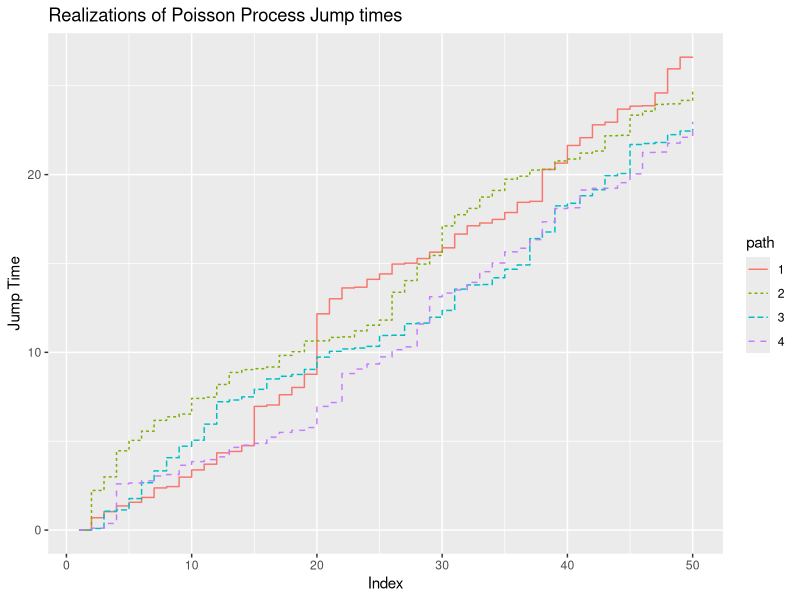
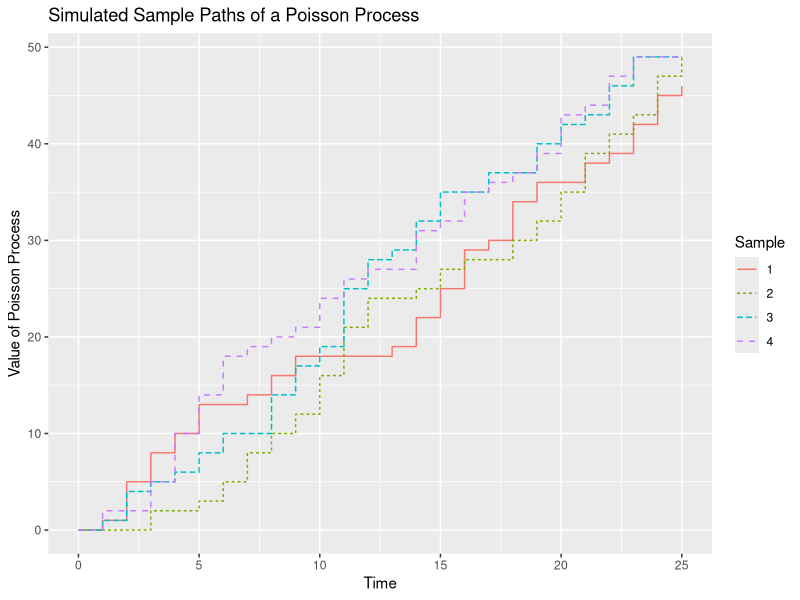
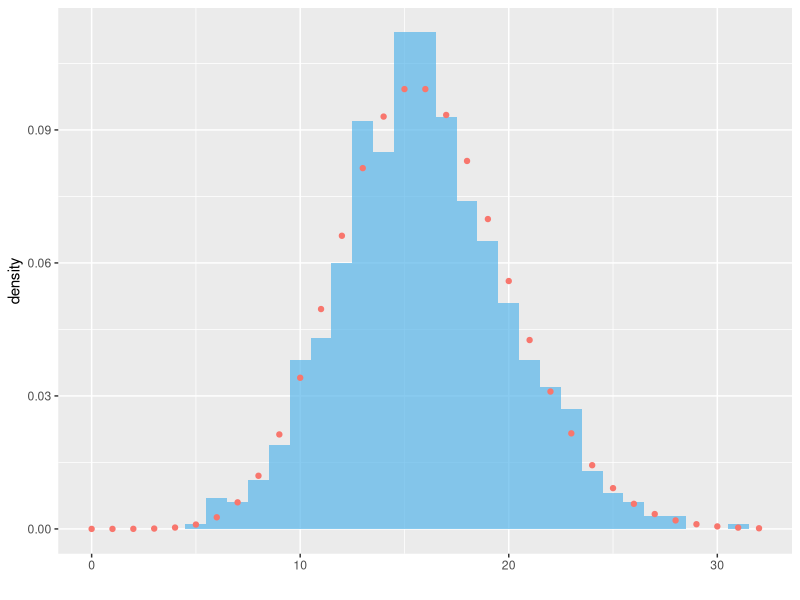
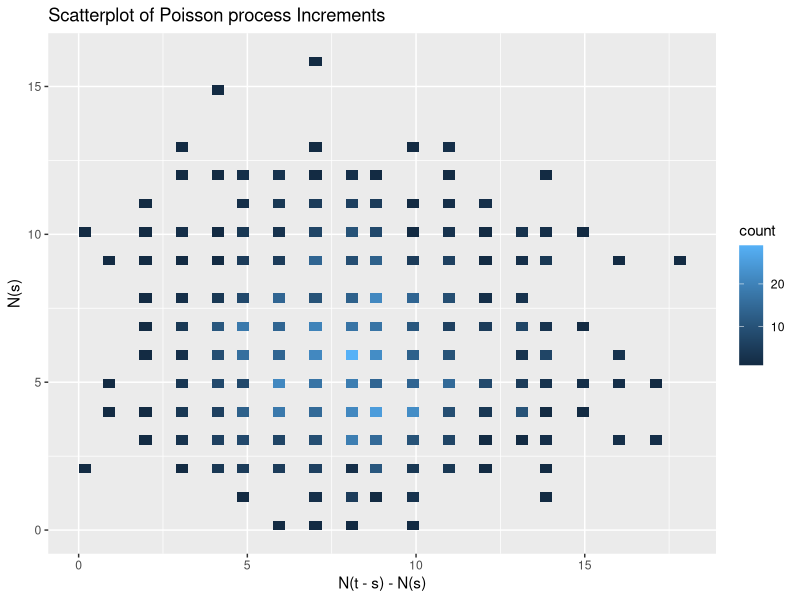
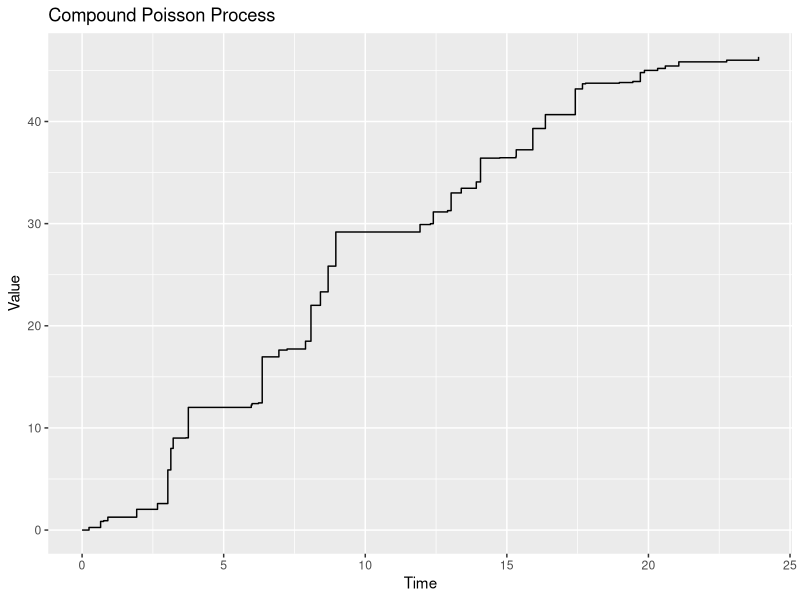

The R source for these figures, in order:
## ---- chunk 1
library("ggplot2")
library("tidyverse")
## ---- chunk 2
# set the seed for generating random variables (for reproducibility) 
set.seed(0310)

# set the rate of the Poisson process/Exponential distribution
lambda <- 2

# number of jumps 
n <- 50

# initialize the jump times 
# let's do in matrix - we will change to tibble/dataframe later
jumps <- matrix(ncol = 3, nrow = n)

head(jumps)

# we have do step 1., setting $\tau_0 = 0$
jumps[1,] = c(1,0,1)

# now we can generate the rest of the sample
for(i in 2:n){
  jumps[i, 2] <- jumps[i - 1, 2] + rexp(1, lambda)
  jumps[i,3] = as.factor(1)
  jumps[i, 1] = i
}

head(jumps)
## ---- chunk 3

# directly concatenate to our previous simulation
jumps = rbind(cbind(c(1:n), c(0, cumsum(rexp(n-1, lambda))), rep(2,n)), jumps)

head(jumps)
## ---- chunk 4
jumps = rbind(cbind(c(1:n), c(0, cumsum(rexp(n-1, lambda))), rep(3,n)), jumps)

jumps = rbind(cbind(c(1:n), c(0, cumsum(rexp(n-1, lambda))), rep(4,n)), jumps)

head(jumps)

jumps = data.frame(jumps)

# name the columns
colnames(jumps) = c("index", "sim", "path")

# you can also make sample in a wider matrix that would look like this
# how would you implement that?
jumps_w = pivot_wider(jumps, names_from = path, values_from = sim)

head(jumps_w)

## ---- chunk 5

# coerce our path label into factor type so we can use ggplot
jumps$path = as.factor(jumps$path)

# note that the four generated sample_paths are different, 
# since the Exponential random variables are different samples.
ggplot(data = jumps, aes(x = index, y = sim)) + 
  geom_step(aes(color = path, linetype = path)) +
  xlab("Index") + ylab("Jump Time") +
  ggtitle("Realizations of Poisson Process Jump times")

## ---- chunk 6

# need to massage the data some more, R complains about numeric names
names(jumps_w) = make.names(names(jumps_w))
# the default X# names are fine for our purposes

head(jumps_w)

# define a Poisson process as a function taking inputs of jump times
# it outputs the value of a sample PP
poisson_process = function(jumpVector){
  stepfun(jumpVector[2 : n], seq(0, n - 1, by = 1))(0:n)
}

# the first argument of `stepfun` is where the step function jumps
# the second argument is the height of the step function

# Let us check some values.
# The starting value is 0.
poisson_process(jumpVector = jumps_w$X3)[1]
# What is the value of N(3)?
poisson_process(jumpVector = jumps_w$X3)[3]
poisson_process(jumpVector = jumps_w$X3)[10]
poisson_process(jumpVector = jumps_w$X3)[15]
## ---- chunk 7
# apply the poisson process function to each of our sample jump times
PP = jumps_w %>% 
  reframe(across(2:5, poisson_process)) %>% 
  cbind(time = 0:n) 

head(PP)

# make a long version of the table with renaming (so we can use ggplot2)
PP_l = PP %>% 
  pivot_longer(cols = 1:4) %>% 
  rename(pPath = name, pVal = value)

head(PP_l)

## ---- chunk 8

ggplot(data = PP_l) + 
  geom_step(aes(x = time, y = pVal, colour = pPath, linetype = pPath)) + 
  xlim(c(0,25)) +
  xlab("Time") + 
  ylab("Value of Poisson Process") + 
  ggtitle("Simulated Sample Paths of a Poisson Process") +
  scale_colour_discrete(name  ="Sample",
                          breaks=c("X1", "X2", "X3", "X4"),
                          labels=c("1", "2", "3", "4")) +
  scale_linetype_discrete(name  ="Sample",
                          breaks=c("X1", "X2", "X3", "X4"),
                          labels=c("1", "2", "3", "4"))

# what happens if I don't manually rename the legend?
## ---- chunk 9
# set a fixed time
t = 8

# set a reasonable sample size
N = 1000

# intialize a vector to collect our samples at time t, 
# and a vector to temporarily store jump times
tPois = rep(NA, N)
tempJumps = rep(NA, n)

# generate the samples
for (i in 1:N){
  tempJumps = c(0, cumsum(rexp(n-1, lambda))) 
  # we overwrite this vector at every loop
  tPois[i] = poisson_process(jumpVector = tempJumps)[t + 1]
  # need to add 1 to account for index differences: R is 1 indexed
}
## ---- chunk 10
mean(tPois)
var(tPois)
## ---- chunk 11
ggplot() + 
  geom_histogram(data = tibble(tPois), 
                 aes(x = tPois, y = after_stat(density)), 
                 binwidth = 1, fill = "#56B4E9", alpha = 0.7)  + 
  geom_density() +
  stat_function(data = tibble(0:t*lambda*2), 
                geom = "point", n = t*lambda*2 + 1, fun = dpois, 
                args = list(lambda = t*lambda), aes(colour="#E69F00"), 
                show.legend = FALSE) +
  xlim(c(0,t*lambda*2)) +
  xlab(" ")

## ---- chunk 12
# set s 
s = 3
r = 7 # denote r := t + s

#initialize our vectors
sPois = rep(NA, N)
rPois = rep(NA, N)

# generate the samples
for (i in 1:N){
  tempJumps = c(0, cumsum(rexp(n-1, lambda))) #using the same vec as before
  sPois[i] = poisson_process(jumpVector = tempJumps)[s + 1]
  rPois[i] = poisson_process(jumpVector = tempJumps)[r + 1]
}

## ---- chunk 13

ggplot() + geom_bin2d(aes(x = rPois - sPois, y = sPois), bins = 50) +
  xlab("N(t - s) - N(s)") +
  ylab("N(s)") + 
  ggtitle("Scatterplot of Poisson process Increments")

## ---- chunk 14
chisq.test(x = rPois - sPois, y = sPois, correct = TRUE)
## ---- chunk 15
# we can use the same sample sizes and parameters as earlier
# so we're not going to re-declare the variables

# generate the Poisson jumps
jumps_cPP = c(0, cumsum(rexp(n-1, lambda)))

# generate the Poisson Process
PP_cPP = poisson_process(jumpVector = jumps_cPP)

## ---- chunk 16
# generate samples from the jump size distribution
# let's use the Weibull(shape = 3/4, scale = 1)
shape = 3/4
scale = 1
severity = rweibull(500, shape, scale)
# we don't know how many jump size samples we'll need
# so I choose 500 to make sure we have enough
## ---- chunk 17
# find the values of the compound Poisson process
value_cPP = c(0, cumsum(severity[1 : n - 1]))

## ---- chunk 18
ggplot() + geom_step(aes(x = jumps_cPP, y = value_cPP)) +
  xlab("Time") +
  ylab("Value") +
  ggtitle("Compound Poisson Process")

